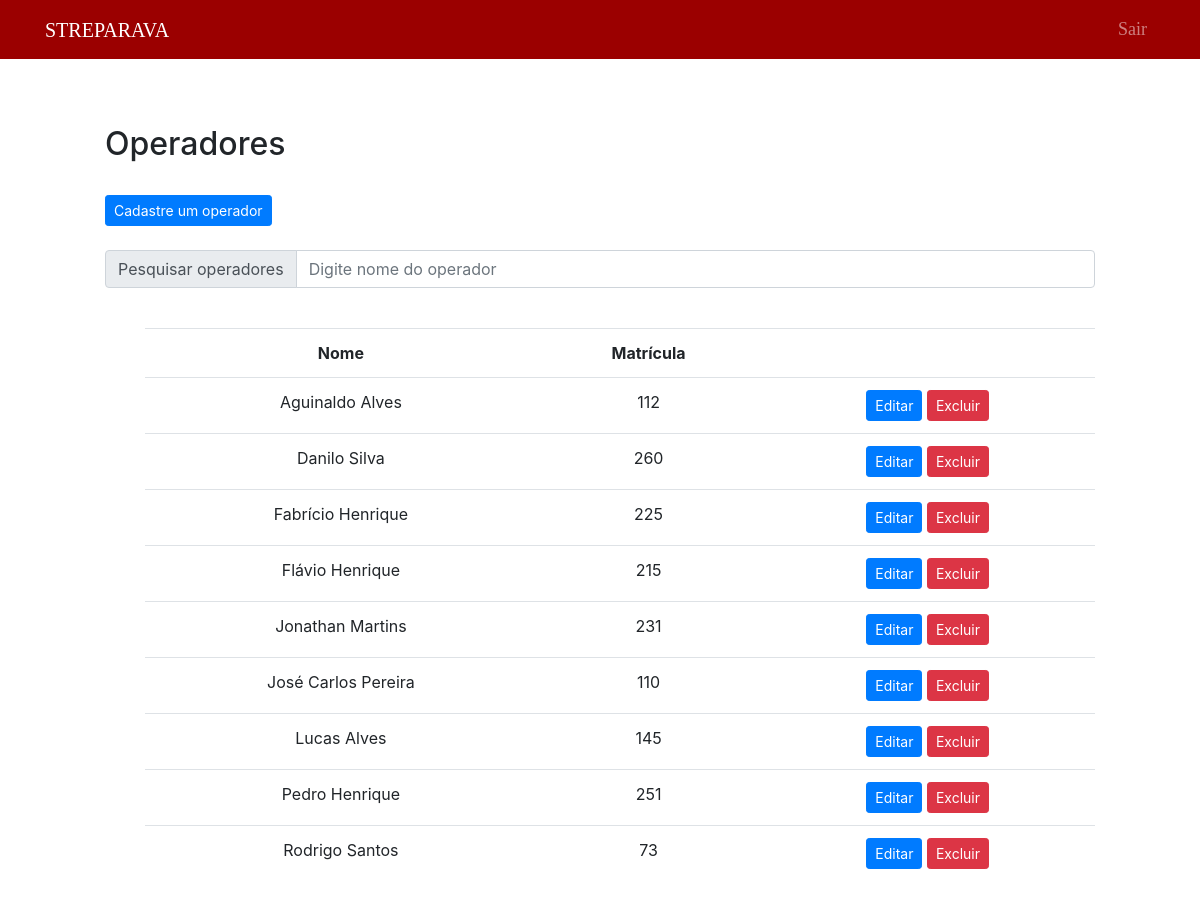
Screenshot of /public/operador/listOperador.php (signed in) with the database file from the repository.
### tables this page shows
CREATE TABLE `operadores` (
  `matricula` int(11) NOT NULL,
  `nome` varchar(100) NOT NULL,
  `situacao` varchar(50) NOT NULL
);

### public/operador/listOperadorNoSearch.php (the view, shortened to what this page needs)
<?php
    include("../../data/connection.php");
    $sql = "SELECT * FROM operadores ORDER BY nome";
    $dadosOperador = $connection -> query($sql);
    if($dadosOperador -> num_rows > 0)
    {
    ?>
    <div style="margin-left: 100px; margin-right: 100px;">
        <br>
        <table class="table" style="text-align: center;">
            <tr>
                <th>Nome</th>
                <th>Matrícula</th>
                <th></th>
            </tr>
            <?php
                while($exibir = $dadosOperador -> fetch_assoc())
                {
                ?>
                    <tr>
                        <td><?php echo $exibir["nome"] ?></td>
                        <td><?php echo $exibir["matricula"] ?></td>
                        <td>
                            <button type="button" class="btn btn-primary btn-sm">
                                <a href="editOperador.php?matricula=<?php echo $exibir["matricula"]?>" style="text-decoration: none; color: white">Editar</a>
                            </button>
                            <button type="submit" class="btn btn-danger btn-sm" formmethod="post">
                                 <a href="deleteOperador.php?matricula=<?php echo $exibir ["matricula"] ?>" style="text-decoration: none; color: white"> Excluir </a>
                            </button>
                        </td>
                    </tr>
                <?php
                    }
                ?>
        </table>
    </div>
<?php
    }
    else
    {?>
        <div style="margin-left: 100px; margin-right: 100px;">
        <?php
        echo "Nenhum registro encontrado.";
    }
?>

### public/Styles/main.css (style rules this page uses)
body { padding: 5px; }

### rows the page displays
operadores: nome "Aguinaldo Alves", matricula "112"
operadores: nome "Danilo Silva", matricula "260"
operadores: nome "Fabrício Henrique", matricula "225"
operadores: nome "Flávio Henrique", matricula "215"
operadores: nome "Jonathan Martins", matricula "231"
operadores: nome "José Carlos Pereira", matricula "110"
operadores: nome "Lucas Alves", matricula "145"
operadores: nome "Pedro Henrique", matricula "251"
operadores: nome "Rodrigo Santos", matricula "73"
